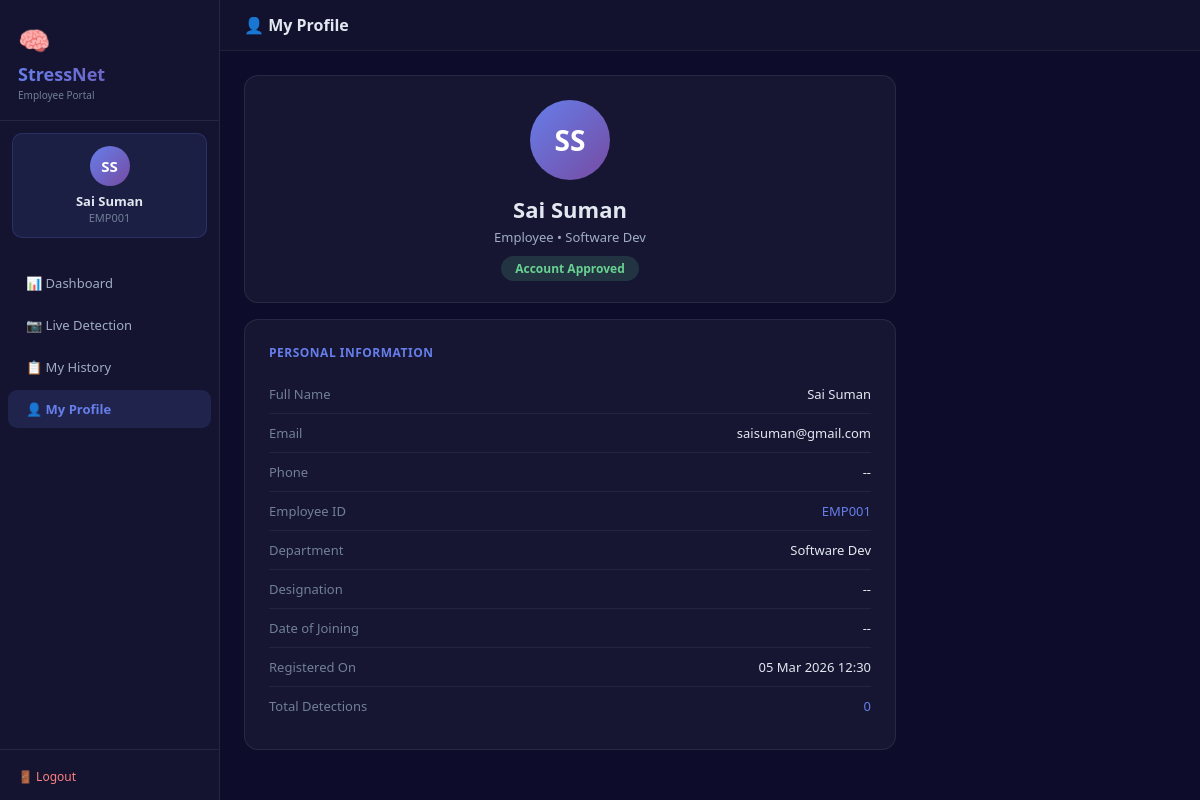
Page /profile/ (signed in) on the earlier database version.
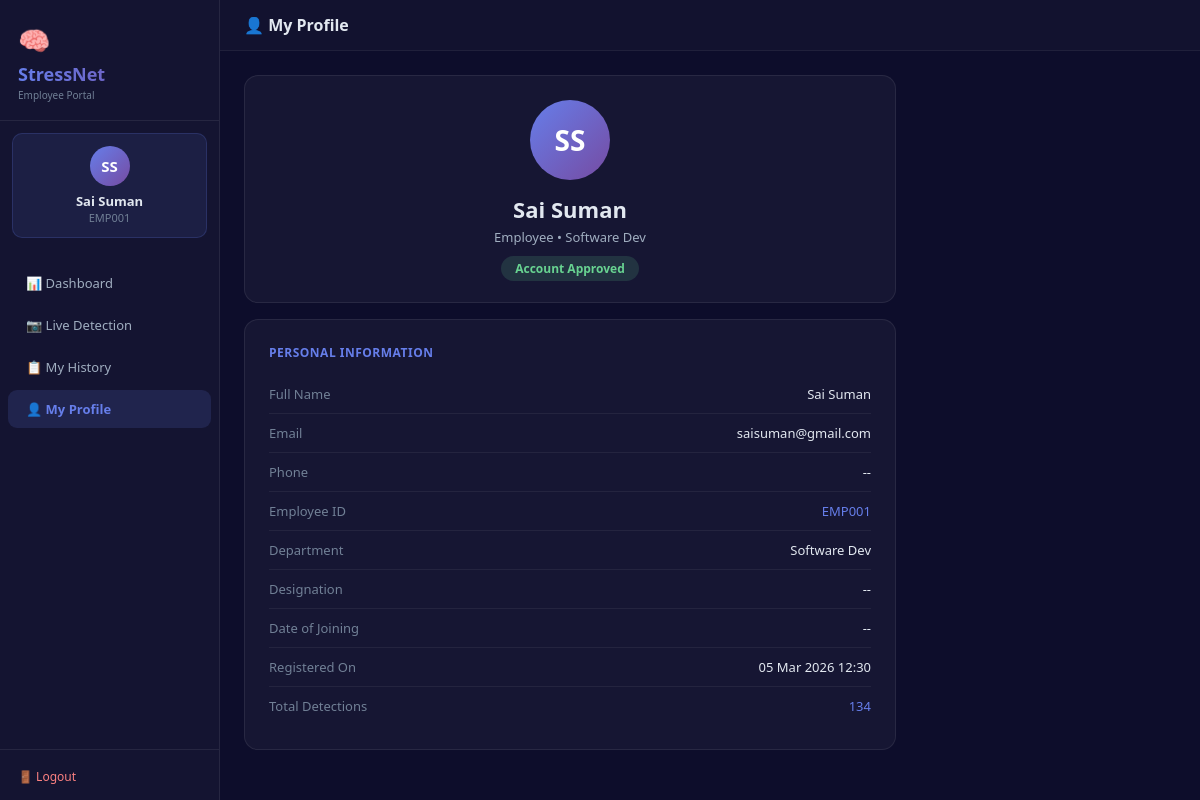
Same page on the later database version.
### stress_app/models.py (models this page shows, shortened)
class Employee(models.Model):
    user          = models.OneToOneField(User, on_delete=models.CASCADE,
                                         related_name='employee')
    employee_id   = models.CharField(max_length=20, unique=True,
                                     verbose_name='Employee ID')
    department    = models.CharField(max_length=50, choices=DEPARTMENT_CHOICES,
                                     default='Engineering')
    designation   = models.CharField(max_length=100, blank=True,
                                     verbose_name='Designation / Role')
    phone         = models.CharField(max_length=15, blank=True,
                                     verbose_name='Phone Number')
    date_of_join  = models.DateField(null=True, blank=True,
                                     verbose_name='Date of Joining')
    profile_photo = models.ImageField(upload_to='profile_photos/',
                                      null=True, blank=True)
    status        = models.CharField(max_length=10, choices=STATUS_CHOICES,
                                     default='pending')
    approved_by   = models.ForeignKey(User, null=True, blank=True,
                                      on_delete=models.SET_NULL,
                                      related_name='approved_employees')
    approved_at   = models.DateTimeField(null=True, blank=True)
    rejection_reason = models.TextField(blank=True)
    registered_at = models.DateTimeField(auto_now_add=True)
    last_active   = models.DateTimeField(null=True, blank=True)
    class Meta:
        ordering = ['-registered_at']
        verbose_name = 'Employee'
        verbose_name_plural = 'Employees'
    @property
    def full_name(self):
        return self.user.get_full_name() or self.user.username
    @property
    def total_detections(self):
        return self.stressrecord_set.count()

### stress_app/views.py (the view)
    def wrapper(request, *args, **kwargs):
        if not request.user.is_authenticated:
            return redirect('login_view')
        if is_admin(request.user):
            return redirect('admin_dashboard')
        emp = get_employee(request.user)
        if not emp:
            logout(request)
            return redirect('login_view')
        if emp.status == 'pending':
            return render(request, 'stress_app/pending.html', {'emp': emp})
        if emp.status == 'rejected':
            return render(request, 'stress_app/rejected.html', {'emp': emp})
        return view_func(request, *args, **kwargs)

### stress_app/views.py (called while the page is built)
def is_admin(user):
    return user.is_authenticated and (user.is_staff or user.is_superuser)

def get_employee(user):
    try:
        return Employee.objects.get(user=user)
    except Employee.DoesNotExist:
        return None

def employee_required(view_func):
    def wrapper(request, *args, **kwargs):
        if not request.user.is_authenticated:
            return redirect('login_view')
        if is_admin(request.user):
            return redirect('admin_dashboard')
        emp = get_employee(request.user)
        if not emp:
            logout(request)
            return redirect('login_view')
        if emp.status == 'pending':
            return render(request, 'stress_app/pending.html', {'emp': emp})
        if emp.status == 'rejected':
            return render(request, 'stress_app/rejected.html', {'emp': emp})
        return view_func(request, *args, **kwargs)
    wrapper.__name__ = view_func.__name__
    return wrapper

@employee_required
def user_profile(request):
    emp = get_employee(request.user)
    return render(request, 'stress_app/user_profile.html', {'emp': emp})

### stress_app/templates/stress_app/user_profile.html (shortened to what the changed rows need)
<!DOCTYPE html>
<html lang="en">
<head>
</head>
<body>
<div class="layout">
<div class="sidebar">
    <div style="padding:12px;">
        <div style="background:rgba(102,126,234,0.1);border:1px solid rgba(102,126,234,0.2);border-radius:10px;padding:12px;margin-bottom:12px;text-align:center;">
            <div style="width:40px;height:40px;border-radius:50%;background:linear-gradient(135deg,#667eea,#764ba2);display:flex;align-items:center;justify-content:center;font-size:15px;font-weight:700;margin:0 auto 6px;color:#fff;">
                {{ emp.user.first_name|slice:":1" }}{{ emp.user.last_name|slice:":1" }}
            </div>
            <div style="font-size:13px;font-weight:700;">{{ emp.full_name }}</div>
            <div style="font-size:11px;color:#718096;">{{ emp.employee_id }}</div>
        </div>
    </div>
</div>
<div class="main">
    <div class="content">
        <div class="card" style="text-align:center;">
            <div style="width:80px;height:80px;border-radius:50%;background:linear-gradient(135deg,#667eea,#764ba2);display:flex;align-items:center;justify-content:center;font-size:28px;font-weight:700;margin:0 auto 14px;color:#fff;">
                {% if emp.profile_photo %}
                    <img src="{{ emp.profile_photo.url }}" style="width:80px;height:80px;border-radius:50%;object-fit:cover;" alt="">
                {% else %}
                    {{ emp.user.first_name|slice:":1" }}{{ emp.user.last_name|slice:":1" }}
                {% endif %}
            </div>
            <div style="font-size:22px;font-weight:800;margin-bottom:4px;">{{ emp.full_name }}</div>
            <div style="font-size:13px;color:#a0aec0;margin-bottom:10px;">{{ emp.designation|default:"Employee" }} &bull; {{ emp.department }}</div>
            {% if emp.status == "approved" %}
                <span style="background:rgba(104,211,145,0.15);color:#68d391;padding:4px 14px;border-radius:20px;font-size:12px;font-weight:600;">Account Approved</span>
            {% endif %}
        </div>
        <div class="card">
            <div class="row"><span class="label">Full Name</span><span class="value">{{ emp.full_name }}</span></div>
            <div class="row"><span class="label">Email</span><span class="value">{{ emp.user.email }}</span></div>
            <div class="row"><span class="label">Phone</span><span class="value">{{ emp.phone|default:"--" }}</span></div>
            <div class="row"><span class="label">Employee ID</span><span class="value" style="color:#667eea;">{{ emp.employee_id }}</span></div>
            <div class="row"><span class="label">Department</span><span class="value">{{ emp.department }}</span></div>
            <div class="row"><span class="label">Designation</span><span class="value">{{ emp.designation|default:"--" }}</span></div>
            <div class="row"><span class="label">Date of Joining</span><span class="value">{{ emp.date_of_join|date:"d M Y"|default:"--" }}</span></div>
            <div class="row"><span class="label">Registered On</span><span class="value">{{ emp.registered_at|date:"d M Y H:i" }}</span></div>
            <div class="row"><span class="label">Total Detections</span><span class="value" style="color:#667eea;">{{ emp.total_detections }}</span></div>
        </div>
    </div>
</div>
</div>
</body>
</html>

Differences in the rows shown:
changed Employee "Employee": total_detections "0" → "134"
